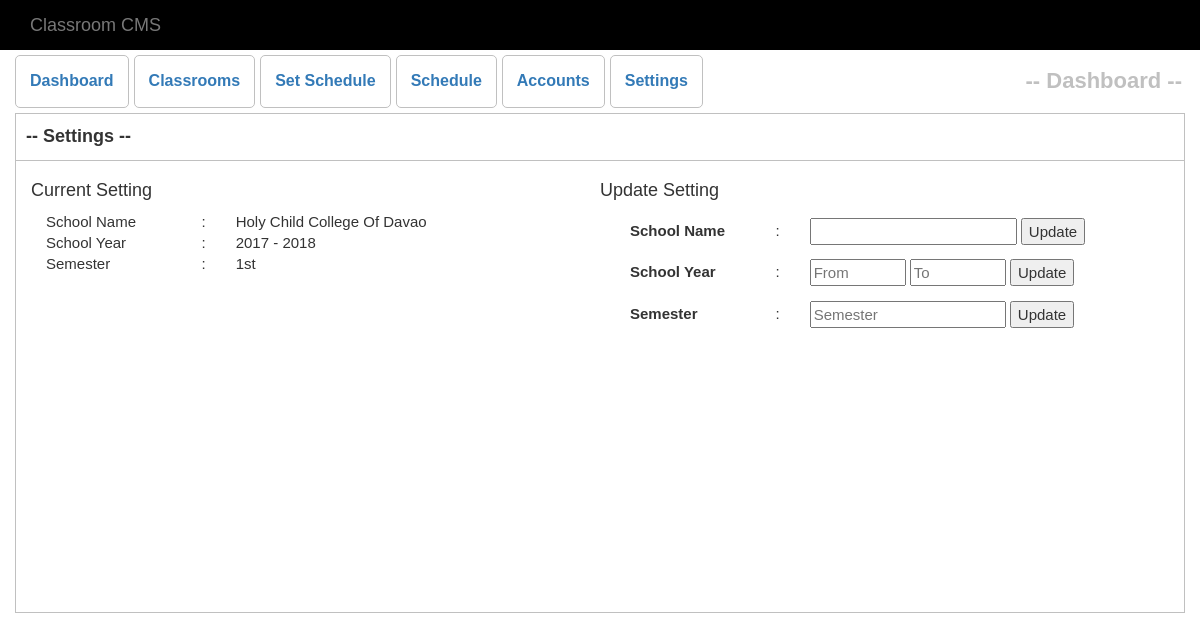
Screenshot of /setting.php with the database file from the repository.
### tables this page shows
CREATE TABLE `setting` (
  `id` int(11) NOT NULL,
  `school_name` varchar(100) NOT NULL,
  `sy_from` varchar(50) NOT NULL,
  `sy_to` varchar(50) NOT NULL,
  `sem` int(11) NOT NULL
);

### setting.php (the view, shortened to what this page needs)
<?php include('Includes/database.php') ?>
<!DOCTYPE html>
<html>
<head>
	<link rel="stylesheet" type="text/css" href="Assets/bootstrap/css/bootstrap.css">
	<link rel="stylesheet" type="text/css" href="Assets/css/style.css">
</head>
<body>
<div class="header">
	<div class="navbar navbar-default">
		<div class="container">
			<div class="navbar-header">
				<a href="" class="navbar-brand">Classroom CMS</a>
			</div>
		</div>
	</div>
</div>
<div>
	<nav class="navi">
		<div class="container">
			<div class="row">
				<ul class="nav-btn">
					<a href="dashboard.php"><li>Dashboard</li></a>
					<a href="room.php"><li>Classrooms</li></a>
					<a href="set_schedule.php"><li>Set Schedule</li></a>
					<a href="schedule.php"><li>Schedule</li></a>
					<a href="account.php"><li>Accounts</li></a>
					<a href="setting.php"><li>Settings</li></a>
				</ul>
				<div style="float: right;font-weight: bolder;font-size: 22px;color: silver;padding: 3px;margin-top: -2.8px;">
					-- Dashboard --
				</div>
			</div>
		</div>
	</nav>
</div>
<div class="container">
	<?php
	$sql = "SELECT * FROM setting";
	$exec = mysqli_query($con, $sql);
	$schoolName = "";
	$syFrom = "";
	$syTo = "";
	$semester = 0;
	if ($row = mysqli_fetch_assoc($exec)) {
		$schoolName = $row['school_name'];
		$syFrom = $row['sy_from'];
		$syTo = $row['sy_to'];
		$semester = $row['sem'];
	}
	?>
	<div class="row">
		<div class="col-md-12 setting">
			<div class="row">
				<div class="setting-header">
					-- Settings --
				</div>
			</div>
			<div class="col-md-6 setting-body">
				<div class="row">
					<div class="col-sm-12 ">
						<h4 class="pag-header">Current Setting</h4>
					</div>
				</div>
				<div class="col-sm-4">
					School Name <span style="float: right;">:</span>
				</div>
				<div class="col-sm-8">
					<?php echo $schoolName ?>
				</div>
				<div class="col-sm-4">
					School Year <span style="float: right;">:</span>
				</div>
				<div class="col-sm-8">
					<?php echo $syFrom . ' - ' . $syTo ?>
				</div>
				<div class="col-sm-4">
					Semester <span style="float: right;">:</span>
				</div>
				<div class="col-sm-8">
					<?php
					if ($semester == 1) {
						echo $semester . 'st';
					}else {
						echo $semester . 'nd';
					}
					?>
				</div>
			</div>
			<div class="col-md-6 setting-body">
				<div class="row">
					<div class="col-sm-12 ">
						<h4 style="margin-bottom: 17px;" class="pag-header">Update Setting</h4>
					</div>
				</div>
				<div class="col-sm-12">
					<form method="POST" action="setting.php">
						<div class="col-sm-4" style="padding-top: 2px;">
							<label>School Name </label>
							<span style="float: right;">:</span>
						</div>
						<div class="col-sm-8">
							<input type="text" name="sc_name">
							<input type="submit" name="update_school_name" value="Update">
						</div>
					</form>
					<form method="POST" action="setting.php">
						<div class="col-sm-4" style="padding-top: 2px;">
							<label>School Year </label>
							<span style="float: right;">:</span>
						</div>
						<div class="col-sm-8">
							<input placeholder="From" type="number" name="from" style="width: 96px;" min="2000" max="2900">
							<input placeholder="To" type="number" name="to" style="width: 96px;" min="2000" max="2900">
							<input type="submit" name="update_sy" value="Update">
						</div>
					</form>
					<hr><br>
					<form method="POST" action="setting.php">
						<div class="col-sm-4" style="padding-top: 2px;">
							<label>Semester </label>
							<span style="float: right;">:</span>
						</div>
						<div class="col-sm-8">
							<input type="number" min="1" max="2" name="sem" style="width: 196px" placeholder="Semester">
							<input type="submit" name="update_sem" value="Update">
						</div>
					</form>
				</div>
			</div>
		</div>
	</div>
</div>
</body>
</html>

### Assets/css/style.css (style rules this page uses)
* { font-family:arial ; font-size: 15px; }
.navbar { margin-bottom: 0; background-color: black; border-radius: 0; border:0; }
.navi { height: 53px; padding: 0; margin:5px 0; }
.nav-btn { padding: 0; list-style-type: none; }
.nav-btn a li { padding: 14px; float: left; margin-right: 5px; border:0.5px silver solid; border-radius: 5px; font-size: 16px; font-weight: bolder; }
.setting { min-height: 500px; border: .5px silver solid; }
.setting-header { padding: 10px; font-weight: bolder; font-size: 18px; border-bottom: .5px silver solid; }
.setting-body { padding: 10px 0; }

### rows the page displays
setting: school_name "Holy Child College Of Davao", sy_from "2017", sy_to "2018", sem "1"
